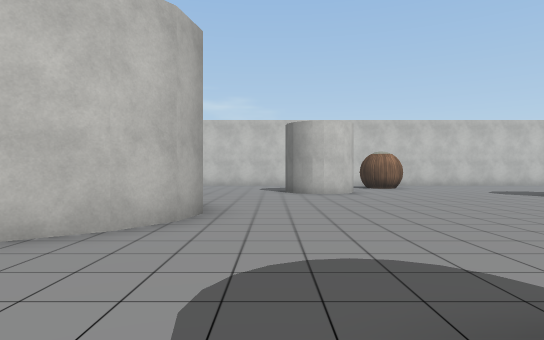
[1] (above)

19 first-person views from a walk through a Unity game level. The camera is 1.3 m above the floor, looks level and sees 75° across. The floor is counted in squares, 2 m on a side. Each view is taken from the middle of a square. On the plan, view 1 faces up. The plan holds only what a view shows up to about 10 squares ahead; the rest is blank. The place goes on beyond the plan. Some surface patterns are stand-ins.

[2]
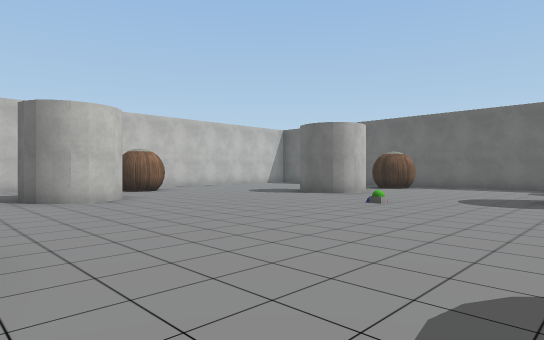

[3]
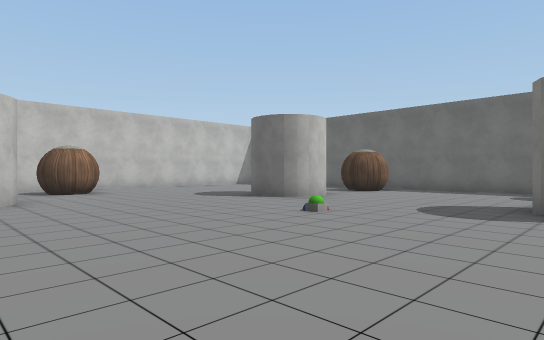

[4]
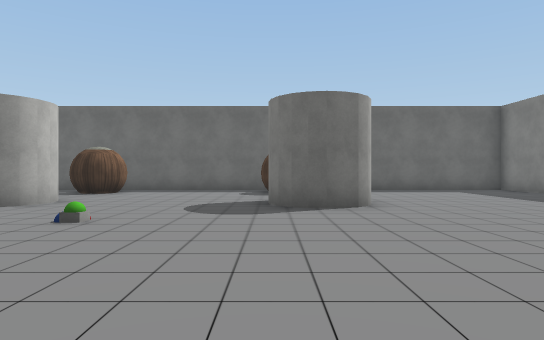

[5]
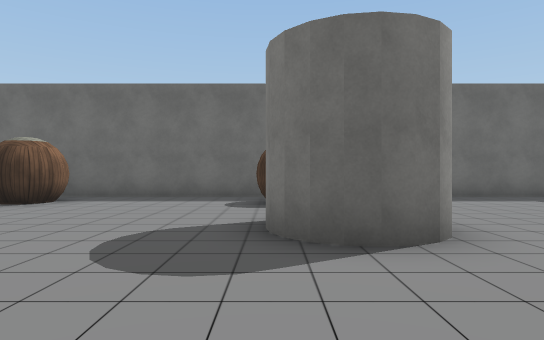

[6]
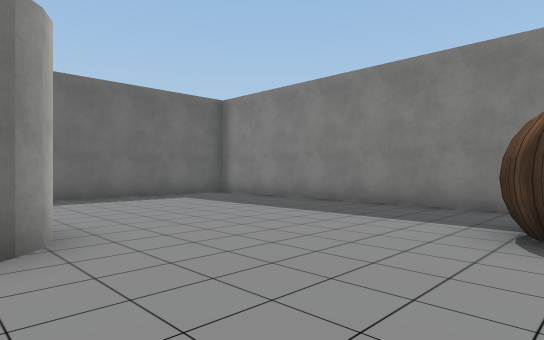

[7]
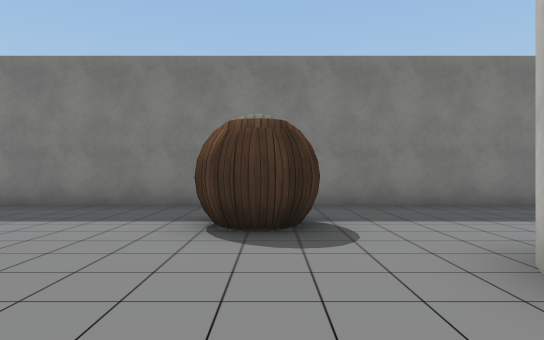

[8]
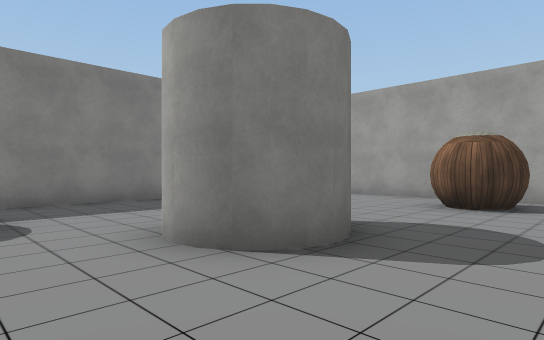

[9]
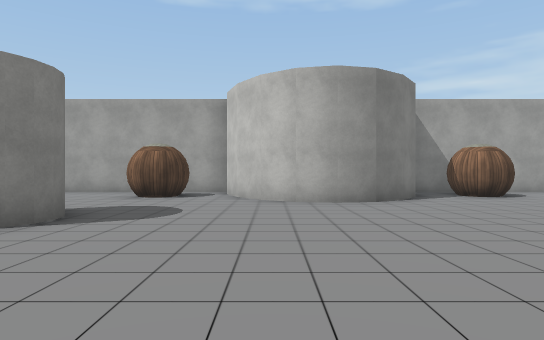

[10]
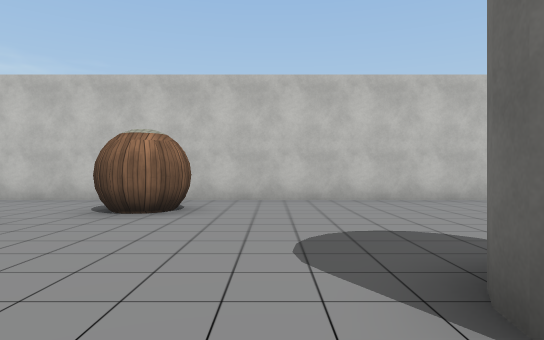

[11]
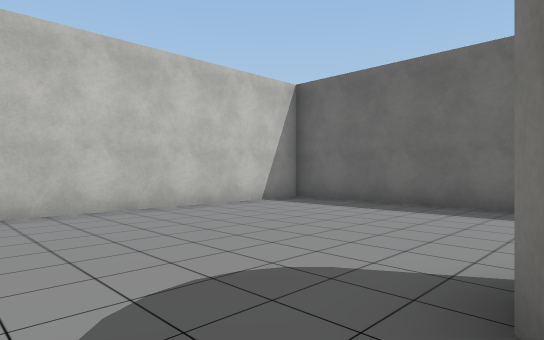

[12]
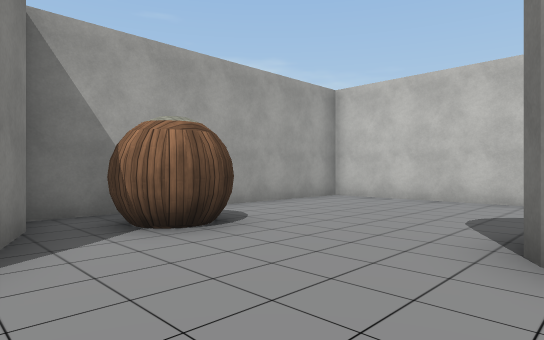

[13]
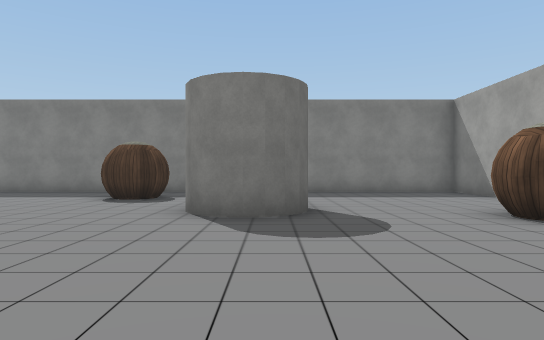

[14]
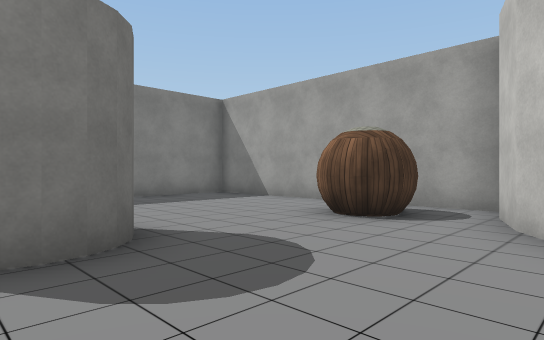

[15]
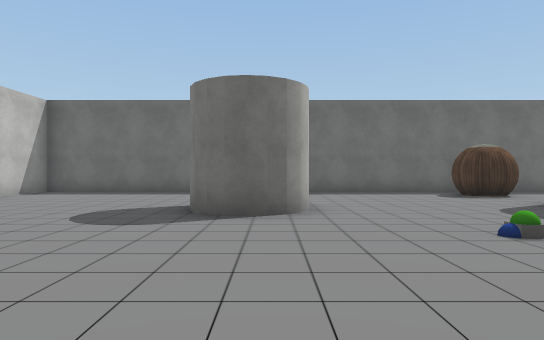

[16]
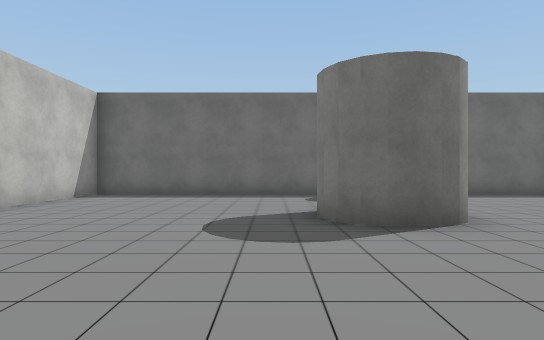

[17]
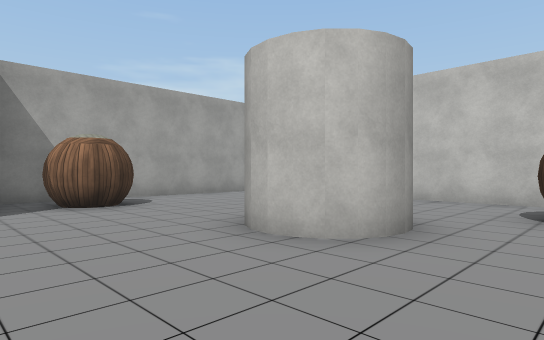

[18]
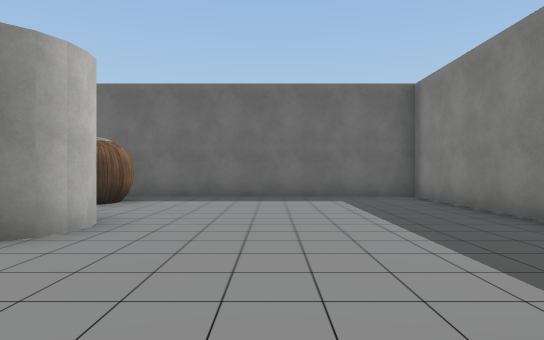

[19]
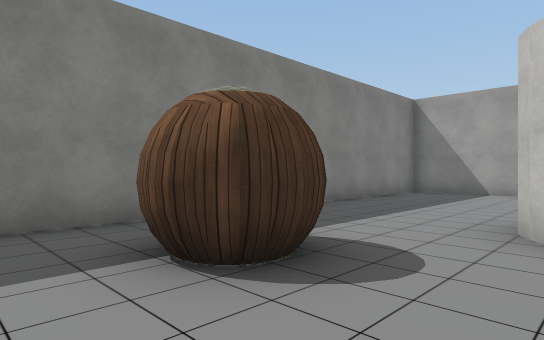

### Floor plan
Key: @ floor where view 1 was taken; # wall or solid block; x gap in a wall; . floor.
Columns run from 5 left of view 1 to 13 right of it. Each row starts with its distance up from view 1.
 15 ###################
 14 #.................#
 13 #........#........#
 12 #.................#
 11 #.....##..........#
 10 #.....##..........#
  9 #.#.........##....#
  8 ##..........##..#x#
  7  ###..............#
  6    ##.............#
  5    ##.............#
  4   ##..............#
  3 ###..........#..#x#
  2 #.x.........##..#.#
  1 #.#...##..........#
  0 #....@##..........#
 -1 #.................#
 -2 #........#........#
 -3 #........#........#
 -4 #.................#
 -5 ###################

Where each view was taken, in squares from view 1:
view 1: 0 up, 0 right, facing up
view 2: 2 up, 1 left, facing up-right
view 3: 2 up, 1 right, facing up-right
view 4: 3 up, 1 right, facing right
view 5: 3 up, 4 right, facing right
view 6: 2 up, 4 right, facing down-right
view 7: 2 up, 4 right, facing down
view 8: 3 up, 4 right, facing down-left
view 9: 4 up, 6 right, facing left
view 10: 7 up, 6 right, facing up
view 11: 9 up, 6 right, facing up-right
view 12: 7 up, 1 right, facing up-left
view 13: 6 up, 1 right, facing down
view 14: 4 up, 2 right, facing down-left
view 15: 8 up, 2 right, facing right
view 16: 10 up, 3 right, facing right
view 17: 7 up, 4 right, facing up-left
view 18: 1 down, 4 right, facing right
view 19: 0 up, 6 right, facing down-left
